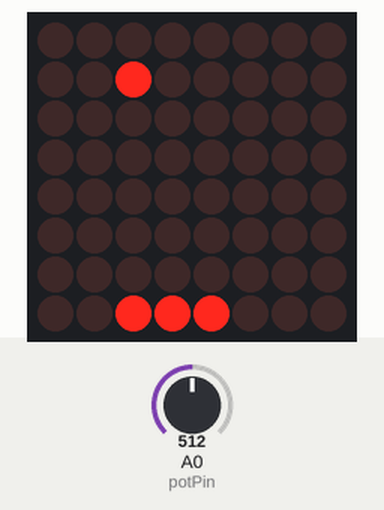
The sketch below on a simulated Arduino Uno, built with avr-gcc and run on an emulated ATmega328P. Shown: 8×8 LED matrix. Inputs (shaded band) come from the test bench; at power-on: A0 (potPin) = 512.

Above: at 1.27 s.
1.3 s: A0 (potPin) set to 716
At 1.37 s:
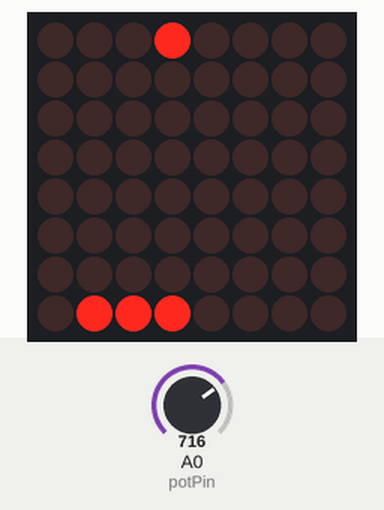
3.1 s: A0 (potPin) set to 900
At 3.2 s:
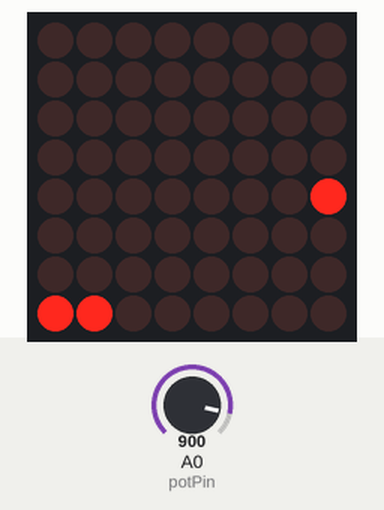
4.9 s: A0 (potPin) set to 1023
At 5.02 s:
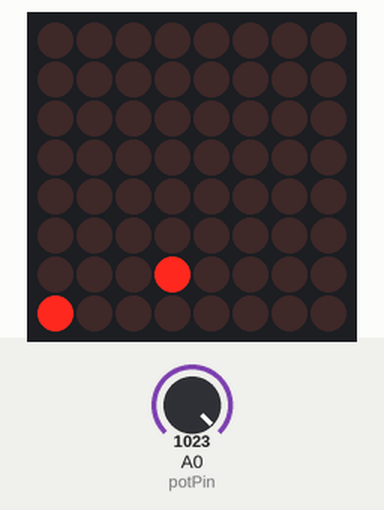
6.7 s: A0 (potPin) set to 511
At 6.85 s:
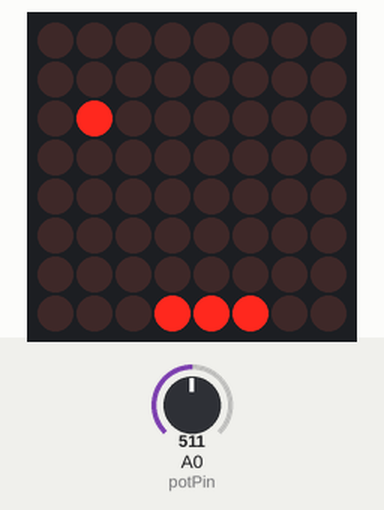
8.6 s: A0 (potPin) set to 306
At 8.68 s:
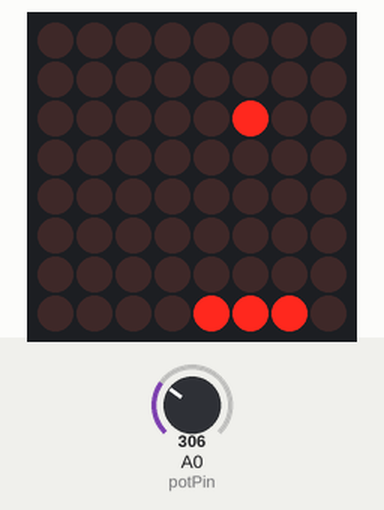
10.4 s: A0 (potPin) set to 122
At 10.51 s:
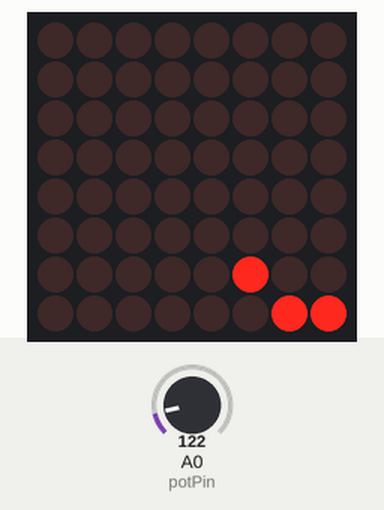

Measured:
- after the input at 1.3 s, the display: changes at once (image 1)
- after the input at 3.1 s, the display: changes after 0.05 s (image 2)
- after the input at 4.9 s, the display: changes after 0.08 s (image 3)
- after the input at 6.7 s, the display: changes after 0.10 s (image 4)
- after the input at 8.6 s, the display: changes at once (image 5)
- after the input at 10.4 s, the display: changes after 0.06 s (image 6)

The sketch:

PING_PONG.ino
```cpp
//Alyan Gillett Arduino Projects
#include <LedControl.h>

// Define the pins for MAX7219 module
#define DIN_PIN 11
#define CS_PIN 10
#define CLK_PIN 13

LedControl lc = LedControl(DIN_PIN, CLK_PIN, CS_PIN, 1); // Initialize the MAX7219 module

const int potPin = A0; // Analog pin for the potentiometer

// Ball variables
int ballX = 3; // Initial X position of the ball (centered)
int ballY = 0; // Initial Y position of the ball (closer to the top)
int ballSpeedX = 1; // Speed of the ball in the X direction
int ballSpeedY = 1; // Speed of the ball in the Y direction
bool ballDirectionX = true; // Ball direction in X (true for right, false for left)
bool ballDirectionY = true; // Ball direction in Y (true for down, false for up)

void setup() {
  lc.shutdown(0, false); // Wake up the MAX7219 module
  lc.setIntensity(0, 8); // Set the brightness (0-15)
  lc.clearDisplay(0); // Clear the display

  pinMode(potPin, INPUT); // Set the potentiometer pin as input
}

void loop() {
  int potValue = analogRead(potPin); // Read the potentiometer value
  int maxPositions = 8; // Number of positions to move the dots (from far left to far right)
  int ledColumn = map(potValue, 0, 1023, 0, maxPositions); // Map potentiometer value to LED column

  // Clear the entire display
  lc.clearDisplay(0);

  // Calculate the starting position for the three dots based on the potentiometer value
  int paddlePosition = maxPositions - ledColumn - 2; // Adjusted to center the paddle

  // Display the three LEDs together for the paddle
  for (int i = 0; i < 3; i++) {
    lc.setLed(0, 7, paddlePosition + i, true);
  }

  // Clear the ball's previous position
  lc.setLed(0, ballY, ballX, false);

  // Move the ball in the X and Y directions
  ballX += ballDirectionX ? ballSpeedX : -ballSpeedX;
  ballY += ballDirectionY ? ballSpeedY : -ballSpeedY;

  // Check if the ball hit the left or right edge and change direction
  if (ballX <= 0 || ballX >= 7) {
    ballDirectionX = !ballDirectionX;
  }

  // Check if the ball hit the top or bottom edge and change direction
  if (ballY <= 0 || ballY >= 7) {
    ballDirectionY = !ballDirectionY;
  }

  // Display the ball at its new position
  lc.setLed(0, ballY, ballX, true);

  delay(100); // Adjust the delay as needed for the ball speed
}
```
